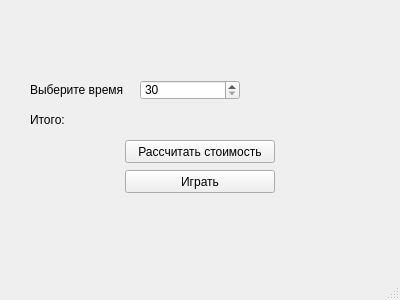
<?xml version="1.0" encoding="UTF-8"?>
<ui version="4.0">
 <class>MainWindow</class>
 <widget class="QMainWindow" name="MainWindow">
  <property name="geometry">
   <rect>
    <x>0</x>
    <y>0</y>
    <width>400</width>
    <height>300</height>
   </rect>
  </property>
  <property name="windowTitle">
   <string>MainWindow</string>
  </property>
  <widget class="QWidget" name="centralwidget">
   <widget class="QSpinBox" name="choose_time_spinBox">
    <property name="geometry">
     <rect>
      <x>140</x>
      <y>80</y>
      <width>100</width>
      <height>20</height>
     </rect>
    </property>
    <property name="minimum">
     <number>30</number>
    </property>
    <property name="maximum">
     <number>600</number>
    </property>
    <property name="singleStep">
     <number>15</number>
    </property>
   </widget>
   <widget class="QLabel" name="choose_time">
    <property name="geometry">
     <rect>
      <x>30</x>
      <y>80</y>
      <width>100</width>
      <height>20</height>
     </rect>
    </property>
    <property name="text">
     <string>Выберите время</string>
    </property>
   </widget>
   <widget class="QPushButton" name="play">
    <property name="geometry">
     <rect>
      <x>125</x>
      <y>170</y>
      <width>150</width>
      <height>23</height>
     </rect>
    </property>
    <property name="text">
     <string>Играть</string>
    </property>
   </widget>
   <widget class="QLabel" name="itogo">
    <property name="geometry">
     <rect>
      <x>30</x>
      <y>110</y>
      <width>100</width>
      <height>20</height>
     </rect>
    </property>
    <property name="text">
     <string>Итого:</string>
    </property>
   </widget>
   <widget class="QLabel" name="price">
    <property name="geometry">
     <rect>
      <x>140</x>
      <y>110</y>
      <width>100</width>
      <height>20</height>
     </rect>
    </property>
    <property name="text">
     <string/>
    </property>
   </widget>
   <widget class="QPushButton" name="count_price">
    <property name="geometry">
     <rect>
      <x>125</x>
      <y>140</y>
      <width>150</width>
      <height>23</height>
     </rect>
    </property>
    <property name="text">
     <string>Рассчитать стоимость</string>
    </property>
   </widget>
  </widget>
  <widget class="QMenuBar" name="menubar">
   <property name="geometry">
    <rect>
     <x>0</x>
     <y>0</y>
     <width>400</width>
     <height>26</height>
    </rect>
   </property>
  </widget>
  <widget class="QStatusBar" name="statusbar"/>
 </widget>
 <resources/>
 <connections/>
</ui>
